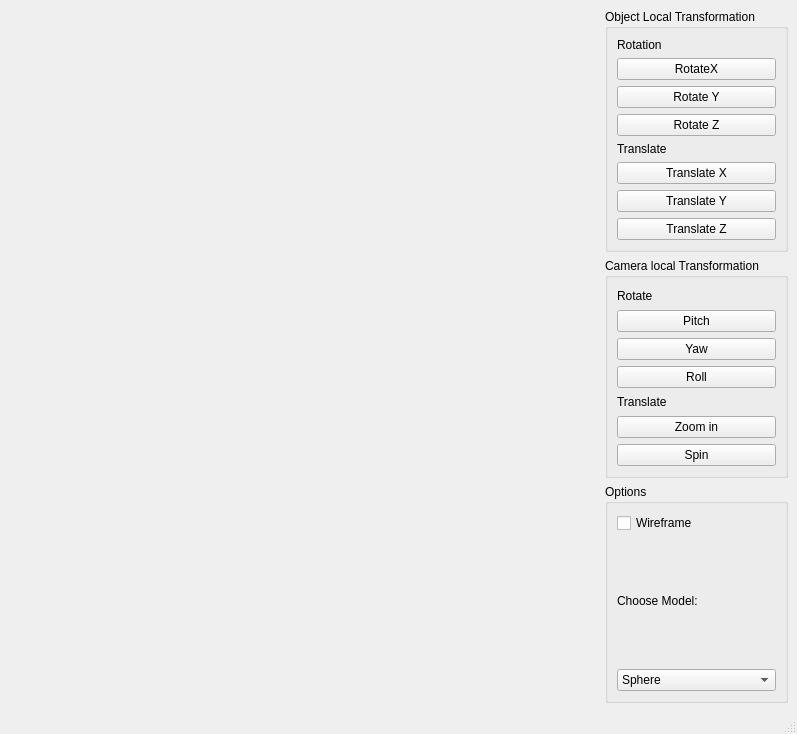
<?xml version="1.0" encoding="UTF-8"?>
<ui version="4.0">
 <class>MainWindow</class>
 <widget class="QMainWindow" name="MainWindow">
  <property name="geometry">
   <rect>
    <x>0</x>
    <y>0</y>
    <width>797</width>
    <height>734</height>
   </rect>
  </property>
  <property name="windowTitle">
   <string>MainWindow</string>
  </property>
  <widget class="QWidget" name="centralwidget">
   <layout class="QGridLayout" name="s_mainLayout">
    <item row="2" column="1">
     <widget class="QGroupBox" name="s_optGB">
      <property name="title">
       <string>Options</string>
      </property>
      <layout class="QGridLayout" name="gridLayout_2">
       <item row="0" column="0">
        <widget class="QCheckBox" name="m_wireframeCheck">
         <property name="text">
          <string>Wireframe</string>
         </property>
        </widget>
       </item>
       <item row="3" column="0">
        <widget class="QComboBox" name="m_model">
         <item>
          <property name="text">
           <string>Sphere</string>
          </property>
         </item>
         <item>
          <property name="text">
           <string>Arrow</string>
          </property>
         </item>
         <item>
          <property name="text">
           <string>Fish</string>
          </property>
         </item>
        </widget>
       </item>
       <item row="2" column="0">
        <widget class="QLabel" name="label_4">
         <property name="text">
          <string>Choose Model:</string>
         </property>
        </widget>
       </item>
      </layout>
     </widget>
    </item>
    <item row="0" column="1">
     <widget class="QGroupBox" name="s_objTransGB">
      <property name="title">
       <string>Object Local Transformation</string>
      </property>
      <layout class="QGridLayout" name="gridLayout">
       <item row="0" column="0">
        <widget class="QLabel" name="label">
         <property name="text">
          <string>Rotation</string>
         </property>
        </widget>
       </item>
       <item row="2" column="0">
        <widget class="QPushButton" name="m_rotX">
         <property name="text">
          <string>RotateX</string>
         </property>
        </widget>
       </item>
       <item row="3" column="0">
        <widget class="QPushButton" name="m_rotY">
         <property name="text">
          <string>Rotate Y</string>
         </property>
        </widget>
       </item>
       <item row="8" column="0">
        <widget class="QPushButton" name="m_transX">
         <property name="text">
          <string>Translate X</string>
         </property>
        </widget>
       </item>
       <item row="10" column="0">
        <widget class="QPushButton" name="m_transY">
         <property name="text">
          <string>Translate Y</string>
         </property>
        </widget>
       </item>
       <item row="6" column="0">
        <widget class="QLabel" name="label_2">
         <property name="text">
          <string>Translate</string>
         </property>
        </widget>
       </item>
       <item row="4" column="0">
        <widget class="QPushButton" name="m_rotZ">
         <property name="text">
          <string>Rotate Z</string>
         </property>
        </widget>
       </item>
       <item row="11" column="0">
        <widget class="QPushButton" name="m_transZ">
         <property name="text">
          <string>Translate Z</string>
         </property>
        </widget>
       </item>
      </layout>
     </widget>
    </item>
    <item row="1" column="1">
     <widget class="QGroupBox" name="s_camTransGB">
      <property name="title">
       <string>Camera local Transformation</string>
      </property>
      <layout class="QGridLayout" name="gridLayout_3">
       <item row="0" column="0">
        <widget class="QLabel" name="label_5">
         <property name="text">
          <string>Rotate</string>
         </property>
        </widget>
       </item>
       <item row="6" column="0">
        <widget class="QLabel" name="label_6">
         <property name="text">
          <string>Translate</string>
         </property>
        </widget>
       </item>
       <item row="2" column="0">
        <widget class="QPushButton" name="m_pitch">
         <property name="text">
          <string>Pitch</string>
         </property>
        </widget>
       </item>
       <item row="7" column="0">
        <widget class="QPushButton" name="m_zoom">
         <property name="text">
          <string>Zoom in</string>
         </property>
        </widget>
       </item>
       <item row="8" column="0">
        <widget class="QPushButton" name="m_spin">
         <property name="text">
          <string>Spin</string>
         </property>
        </widget>
       </item>
       <item row="4" column="0">
        <widget class="QPushButton" name="m_roll">
         <property name="text">
          <string>Roll</string>
         </property>
        </widget>
       </item>
       <item row="3" column="0">
        <widget class="QPushButton" name="m_yaw">
         <property name="text">
          <string>Yaw</string>
         </property>
        </widget>
       </item>
      </layout>
     </widget>
    </item>
    <item row="0" column="0">
     <spacer name="horizontalSpacer">
      <property name="orientation">
       <enum>Qt::Horizontal</enum>
      </property>
      <property name="sizeHint" stdset="0">
       <size>
        <width>40</width>
        <height>20</height>
       </size>
      </property>
     </spacer>
    </item>
   </layout>
  </widget>
  <widget class="QMenuBar" name="menubar">
   <property name="geometry">
    <rect>
     <x>0</x>
     <y>0</y>
     <width>797</width>
     <height>20</height>
    </rect>
   </property>
  </widget>
  <widget class="QStatusBar" name="statusBar"/>
 </widget>
 <resources/>
 <connections/>
</ui>
